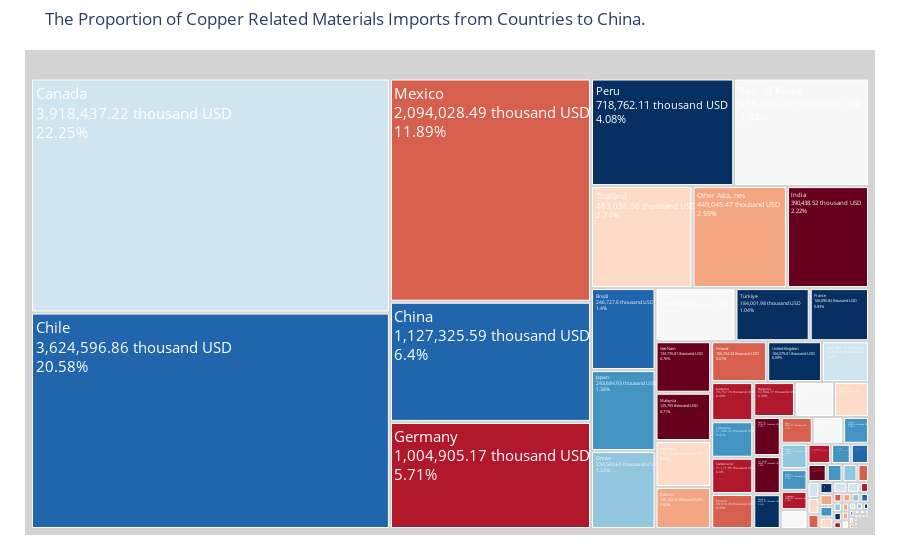
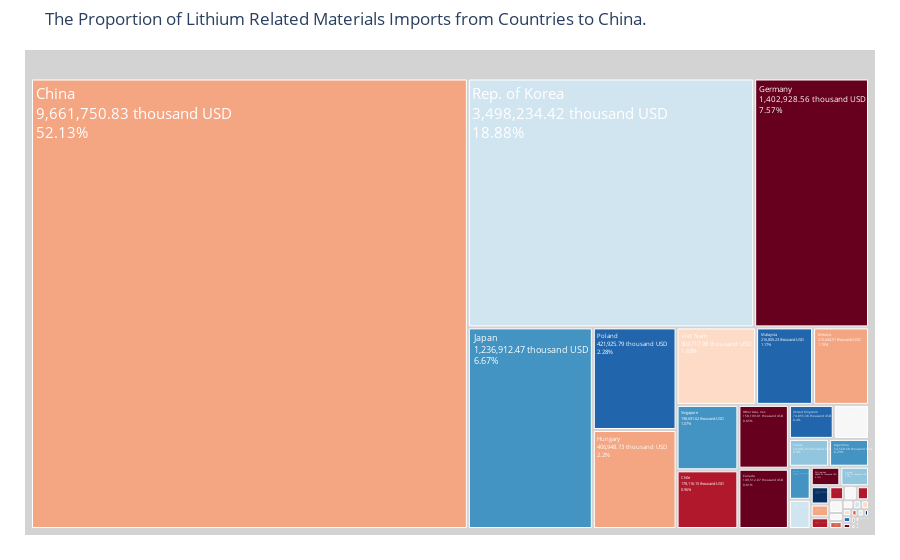
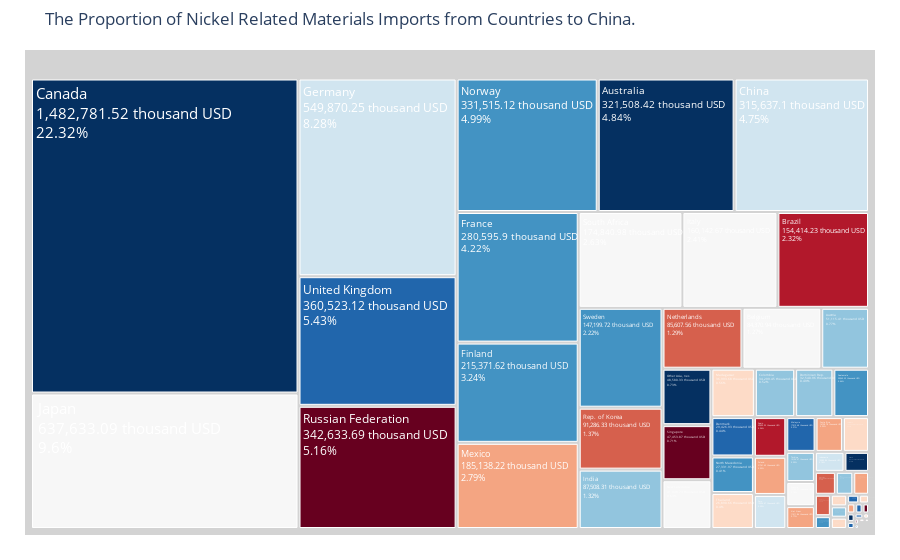
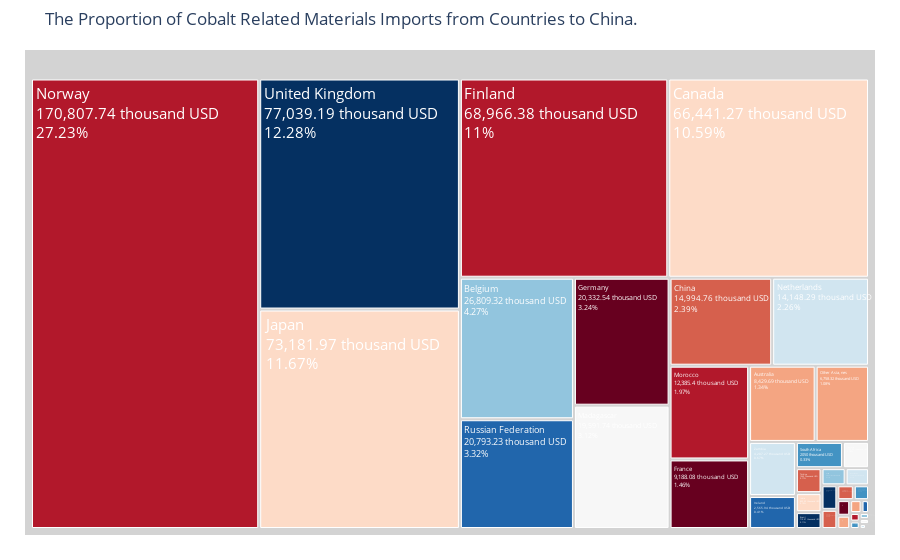

These figures' notebook cell, in order:
### Code cell
import_tree_diagram(CriticalMaterials,all_data_code,country_code,product_code,target_country_name)

### Figure 1 — Plotly figure (JSON) as saved in the notebook; plotly's stock layout.template omitted (floating-point values rounded to 4 significant figures; data arrays with more than 128 entries replaced by an {"elided": "..."} marker saying what was removed)
{"data": [{"branchvalues": "total", "customdata": {"elided": "136x2 mixed values"}, "domain": {"x": [0, 1], "y": [0, 1]}, "hovertemplate": "labels=%{label}<br>import_value=%{value}<br>parent=%{parent}<br>id=%{id}<br>percentage=%{customdata[0]}<br>country=%{customdata[1]}<extra></extra>", "ids": {"elided": "136 str values"}, "labels": {"elided": "136 str values"}, "marker": {"colors": {"elided": "136 str values"}}, "name": "", "parents": {"elided": "136 str values"}, "root": {"color": "lightgrey"}, "textfont": {"color": "white", "size": 15}, "texttemplate": "%{label}<br>%{value} thousand USD<br>%{customdata[0]}%", "type": "treemap", "values": {"elided": "136 float values"}}], "layout": {"legend": {"tracegroupgap": 0}, "margin": {"b": 25, "l": 25, "r": 25, "t": 50}, "title": {"text": "The Proportion of Copper Related Materials Imports from Countries to China."}, "treemapcolorway": ["rgb(103,0,31)", "rgb(178,24,43)", "rgb(214,96,77)", "rgb(244,165,130)", "rgb(253,219,199)", "rgb(247,247,247)", "rgb(209,229,240)", "rgb(146,197,222)", "rgb(67,147,195)", "rgb(33,102,172)", "rgb(5,48,97)"]}}

### Figure 2 — Plotly figure (JSON) as saved in the notebook; plotly's stock layout.template omitted (floating-point values rounded to 4 significant figures; data arrays with more than 128 entries replaced by an {"elided": "..."} marker saying what was removed)
{"data": [{"branchvalues": "total", "customdata": {"elided": "92x2 mixed values"}, "domain": {"x": [0, 1], "y": [0, 1]}, "hovertemplate": "labels=%{label}<br>import_value=%{value}<br>parent=%{parent}<br>id=%{id}<br>percentage=%{customdata[0]}<br>country=%{customdata[1]}<extra></extra>", "ids": ["Canada", "Chile", "Croatia", "South Africa", "Panama", "Switzerland", "Rep. of Korea", "Mali", "Guatemala", "Slovakia", "United Arab Emirates", "United Rep. of Tanzania", "Sri Lanka", "Greece", "Lithuania", "Romania", "Botswana", "Spain", "Bolivia (Plurinational State of)", "Argentina", "Colombia", "Ireland", "Jordan", "Latvia", "Oman", "Hungary", "Ecuador", "Portugal", "Peru", "Türkiye", "Kazakhstan", "United Kingdom", "China, Hong Kong SAR", "Cameroon", "Austria", "India", "Mexico", "Bahrain", "Israel", "El Salvador", "Cayman Isds", "Singapore", "Iceland", "Bulgaria", "Cyprus", "Sweden", "Azerbaijan", "Netherlands", "Thailand", "Norway", "Kenya", "Malta", "Luxembourg", "Malaysia", "Belarus", "Other Asia, nes", "Montenegro", "Belgium", "Slovenia", "Viet Nam", "Costa Rica", "Iraq", "Dominican Rep.", "Russian Federation", "Bosnia Herzegovina", "New Zealand", "Philippines", "Uruguay", "Namibia", "China", "Bahamas", "Estonia", "Australia", "France", "Indonesia", "Pakistan", "Bermuda", "Germany", "Italy", "Kuwait", "Ethiopia", "Serbia", "Denmark", "Czechia", "Finland", "Japan", "Poland", "Jamaica", "Brazil", "Ukraine", "Paraguay", "Barbados"], "labels": ["Canada", "Chile", "Croatia", "South Africa", "Panama", "Switzerland", "Rep. of Korea", "Mali", "Guatemala", "Slovakia", "United Arab Emirates", "United Rep. of Tanzania", "Sri Lanka", "Greece", "Lithuania", "Romania", "Botswana", "Spain", "Bolivia (Plurinational State of)", "Argentina", "Colombia", "Ireland", "Jordan", "Latvia", "Oman", "Hungary", "Ecuador", "Portugal", "Peru", "Türkiye", "Kazakhstan", "United Kingdom", "China, Hong Kong SAR", "Cameroon", "Austria", "India", "Mexico", "Bahrain", "Israel", "El Salvador", "Cayman Isds", "Singapore", "Iceland", "Bulgaria", "Cyprus", "Sweden", "Azerbaijan", "Netherlands", "Thailand", "Norway", "Kenya", "Malta", "Luxembourg", "Malaysia", "Belarus", "Other Asia, nes", "Montenegro", "Belgium", "Slovenia", "Viet Nam", "Costa Rica", "Iraq", "Dominican Rep.", "Russian Federation", "Bosnia Herzegovina", "New Zealand", "Philippines", "Uruguay", "Namibia", "China", "Bahamas", "Estonia", "Australia", "France", "Indonesia", "Pakistan", "Bermuda", "Germany", "Italy", "Kuwait", "Ethiopia", "Serbia", "Denmark", "Czechia", "Finland", "Japan", "Poland", "Jamaica", "Brazil", "Ukraine", "Paraguay", "Barbados"], "marker": {"colors": ["rgb(103,0,31)", "rgb(178,24,43)", "rgb(214,96,77)", "rgb(244,165,130)", "rgb(253,219,199)", "rgb(247,247,247)", "rgb(209,229,240)", "rgb(146,197,222)", "rgb(67,147,195)", "rgb(33,102,172)", "rgb(5,48,97)", "rgb(103,0,31)", "rgb(178,24,43)", "rgb(214,96,77)", "rgb(244,165,130)", "rgb(253,219,199)", "rgb(247,247,247)", "rgb(209,229,240)", "rgb(146,197,222)", "rgb(67,147,195)", "rgb(33,102,172)", "rgb(5,48,97)", "rgb(103,0,31)", "rgb(178,24,43)", "rgb(214,96,77)", "rgb(244,165,130)", "rgb(253,219,199)", "rgb(247,247,247)", "rgb(209,229,240)", "rgb(146,197,222)", "rgb(67,147,195)", "rgb(33,102,172)", "rgb(5,48,97)", "rgb(103,0,31)", "rgb(178,24,43)", "rgb(214,96,77)", "rgb(244,165,130)", "rgb(253,219,199)", "rgb(247,247,247)", "rgb(209,229,240)", "rgb(146,197,222)", "rgb(67,147,195)", "rgb(33,102,172)", "rgb(5,48,97)", "rgb(103,0,31)", "rgb(178,24,43)", "rgb(214,96,77)", "rgb(244,165,130)", "rgb(253,219,199)", "rgb(247,247,247)", "rgb(209,229,240)", "rgb(146,197,222)", "rgb(67,147,195)", "rgb(33,102,172)", "rgb(5,48,97)", "rgb(103,0,31)", "rgb(178,24,43)", "rgb(214,96,77)", "rgb(244,165,130)", "rgb(253,219,199)", "rgb(247,247,247)", "rgb(209,229,240)", "rgb(146,197,222)", "rgb(67,147,195)", "rgb(33,102,172)", "rgb(5,48,97)", "rgb(103,0,31)", "rgb(178,24,43)", "rgb(214,96,77)", "rgb(244,165,130)", "rgb(253,219,199)", "rgb(247,247,247)", "rgb(209,229,240)", "rgb(146,197,222)", "rgb(67,147,195)", "rgb(33,102,172)", "rgb(5,48,97)", "rgb(103,0,31)", "rgb(178,24,43)", "rgb(214,96,77)", "rgb(244,165,130)", "rgb(253,219,199)", "rgb(247,247,247)", "rgb(209,229,240)", "rgb(146,197,222)", "rgb(67,147,195)", "rgb(33,102,172)", "rgb(5,48,97)", "rgb(103,0,31)", "rgb(178,24,43)", "rgb(214,96,77)", "rgb(244,165,130)"]}, "name": "", "parents": ["", "", "", "", "", "", "", "", "", "", "", "", "", "", "", "", "", "", "", "", "", "", "", "", "", "", "", "", "", "", "", "", "", "", "", "", "", "", "", "", "", "", "", "", "", "", "", "", "", "", "", "", "", "", "", "", "", "", "", "", "", "", "", "", "", "", "", "", "", "", "", "", "", "", "", "", "", "", "", "", "", "", "", "", "", "", "", "", "", "", "", ""], "root": {"color": "lightgrey"}, "textfont": {"color": "white", "size": 15}, "texttemplate": "%{label}<br>%{value} thousand USD<br>%{customdata[0]}%", "type": "treemap", "values": [149500.0, 178100.0, 353.2, 354.8, 25.24, 8696.0, 3498000.0, 34.72, 165.1, 2865.0, 530.8, 0.64, 5.16, 1613.0, 347.5, 2959.0, 2.72, 3391.0, 0.61, 54570.0, 640.3, 1896.0, 96.35, 211.6, 8.92, 406900.0, 27.89, 4587.0, 126.4, 527.1, 1.6, 74860.0, 16600.0, 11.72, 10670.0, 5260.0, 212600.0, 2.13, 58860.0, 1.33, 3.37, 198700.0, 571.6, 352.8, 52.65, 8443.0, 3.38, 11620.0, 3391.0, 8442.0, 59.68, 153.2, 281.0, 216800.0, 254.6, 158200.0, 3.39, 2294.0, 540.1, 302700.0, 390.0, 5.05, 23.84, 1077.0, 0.05, 1026.0, 28430.0, 28.32, 0.01, 9662000.0, 31.71, 388.3, 31260.0, 54910.0, 35430.0, 72.07, 4.29, 1403000.0, 10300.0, 367.9, 0.31, 33.55, 5302.0, 2248.0, 27450.0, 1237000.0, 421900.0, 2.67, 2533.0, 24.05, 0.02, 12.06]}], "layout": {"legend": {"tracegroupgap": 0}, "margin": {"b": 25, "l": 25, "r": 25, "t": 50}, "title": {"text": "The Proportion of Lithium Related Materials Imports from Countries to China."}, "treemapcolorway": ["rgb(103,0,31)", "rgb(178,24,43)", "rgb(214,96,77)", "rgb(244,165,130)", "rgb(253,219,199)", "rgb(247,247,247)", "rgb(209,229,240)", "rgb(146,197,222)", "rgb(67,147,195)", "rgb(33,102,172)", "rgb(5,48,97)"]}}

### Figure 3 — Plotly figure (JSON) as saved in the notebook; plotly's stock layout.template omitted (floating-point values rounded to 4 significant figures; data arrays with more than 128 entries replaced by an {"elided": "..."} marker saying what was removed)
{"data": [{"branchvalues": "total", "customdata": {"elided": "99x2 mixed values"}, "domain": {"x": [0, 1], "y": [0, 1]}, "hovertemplate": "labels=%{label}<br>import_value=%{value}<br>parent=%{parent}<br>id=%{id}<br>percentage=%{customdata[0]}<br>country=%{customdata[1]}<extra></extra>", "ids": ["Singapore", "Iraq", "Belarus", "Costa Rica", "Slovakia", "Slovenia", "Suriname", "Colombia", "Malta", "United Kingdom", "Canada", "Jordan", "Spain", "Afghanistan", "Tunisia", "Nigeria", "Belgium", "Kazakhstan", "Dominican Rep.", "Guatemala", "Pakistan", "Sri Lanka", "Hungary", "El Salvador", "Ecuador", "Trinidad and Tobago", "Romania", "New Caledonia", "Indonesia", "Türkiye", "Br. Virgin Isds", "Bolivia (Plurinational State of)", "Australia", "Portugal", "Egypt", "Rep. of Korea", "Poland", "Madagascar", "Paraguay", "China", "India", "Sweden", "Malaysia", "Ireland", "Cambodia", "Panama", "Argentina", "Namibia", "Switzerland", "Italy", "Nicaragua", "New Zealand", "North Macedonia", "Denmark", "Greece", "Russian Federation", "Brazil", "Netherlands", "Viet Nam", "China, Hong Kong SAR", "Czechia", "Serbia", "Zambia", "United Arab Emirates", "Morocco", "Estonia", "Bahamas", "Luxembourg", "Croatia", "Mexico", "Thailand", "South Africa", "Germany", "Israel", "France", "Saudi Arabia", "Chile", "Latvia", "Azerbaijan", "Kuwait", "Philippines", "Curaçao", "Japan", "Peru", "Bulgaria", "Finland", "Oman", "Other Asia, nes", "Cayman Isds", "Guinea", "Ethiopia", "Niger", "Lithuania", "Guyana", "Jamaica", "Austria", "Norway", "Iceland", "Uruguay"], "labels": ["Singapore", "Iraq", "Belarus", "Costa Rica", "Slovakia", "Slovenia", "Suriname", "Colombia", "Malta", "United Kingdom", "Canada", "Jordan", "Spain", "Afghanistan", "Tunisia", "Nigeria", "Belgium", "Kazakhstan", "Dominican Rep.", "Guatemala", "Pakistan", "Sri Lanka", "Hungary", "El Salvador", "Ecuador", "Trinidad and Tobago", "Romania", "New Caledonia", "Indonesia", "Türkiye", "Br. Virgin Isds", "Bolivia (Plurinational State of)", "Australia", "Portugal", "Egypt", "Rep. of Korea", "Poland", "Madagascar", "Paraguay", "China", "India", "Sweden", "Malaysia", "Ireland", "Cambodia", "Panama", "Argentina", "Namibia", "Switzerland", "Italy", "Nicaragua", "New Zealand", "North Macedonia", "Denmark", "Greece", "Russian Federation", "Brazil", "Netherlands", "Viet Nam", "China, Hong Kong SAR", "Czechia", "Serbia", "Zambia", "United Arab Emirates", "Morocco", "Estonia", "Bahamas", "Luxembourg", "Croatia", "Mexico", "Thailand", "South Africa", "Germany", "Israel", "France", "Saudi Arabia", "Chile", "Latvia", "Azerbaijan", "Kuwait", "Philippines", "Curaçao", "Japan", "Peru", "Bulgaria", "Finland", "Oman", "Other Asia, nes", "Cayman Isds", "Guinea", "Ethiopia", "Niger", "Lithuania", "Guyana", "Jamaica", "Austria", "Norway", "Iceland", "Uruguay"], "marker": {"colors": ["rgb(103,0,31)", "rgb(178,24,43)", "rgb(214,96,77)", "rgb(244,165,130)", "rgb(253,219,199)", "rgb(247,247,247)", "rgb(209,229,240)", "rgb(146,197,222)", "rgb(67,147,195)", "rgb(33,102,172)", "rgb(5,48,97)", "rgb(103,0,31)", "rgb(178,24,43)", "rgb(214,96,77)", "rgb(244,165,130)", "rgb(253,219,199)", "rgb(247,247,247)", "rgb(209,229,240)", "rgb(146,197,222)", "rgb(67,147,195)", "rgb(33,102,172)", "rgb(5,48,97)", "rgb(103,0,31)", "rgb(178,24,43)", "rgb(214,96,77)", "rgb(244,165,130)", "rgb(253,219,199)", "rgb(247,247,247)", "rgb(209,229,240)", "rgb(146,197,222)", "rgb(67,147,195)", "rgb(33,102,172)", "rgb(5,48,97)", "rgb(103,0,31)", "rgb(178,24,43)", "rgb(214,96,77)", "rgb(244,165,130)", "rgb(253,219,199)", "rgb(247,247,247)", "rgb(209,229,240)", "rgb(146,197,222)", "rgb(67,147,195)", "rgb(33,102,172)", "rgb(5,48,97)", "rgb(103,0,31)", "rgb(178,24,43)", "rgb(214,96,77)", "rgb(244,165,130)", "rgb(253,219,199)", "rgb(247,247,247)", "rgb(209,229,240)", "rgb(146,197,222)", "rgb(67,147,195)", "rgb(33,102,172)", "rgb(5,48,97)", "rgb(103,0,31)", "rgb(178,24,43)", "rgb(214,96,77)", "rgb(244,165,130)", "rgb(253,219,199)", "rgb(247,247,247)", "rgb(209,229,240)", "rgb(146,197,222)", "rgb(67,147,195)", "rgb(33,102,172)", "rgb(5,48,97)", "rgb(103,0,31)", "rgb(178,24,43)", "rgb(214,96,77)", "rgb(244,165,130)", "rgb(253,219,199)", "rgb(247,247,247)", "rgb(209,229,240)", "rgb(146,197,222)", "rgb(67,147,195)", "rgb(33,102,172)", "rgb(5,48,97)", "rgb(103,0,31)", "rgb(178,24,43)", "rgb(214,96,77)", "rgb(244,165,130)", "rgb(253,219,199)", "rgb(247,247,247)", "rgb(209,229,240)", "rgb(146,197,222)", "rgb(67,147,195)", "rgb(33,102,172)", "rgb(5,48,97)", "rgb(103,0,31)", "rgb(178,24,43)", "rgb(214,96,77)", "rgb(244,165,130)", "rgb(253,219,199)", "rgb(247,247,247)", "rgb(209,229,240)", "rgb(146,197,222)", "rgb(67,147,195)", "rgb(33,102,172)", "rgb(5,48,97)"]}, "name": "", "parents": ["", "", "", "", "", "", "", "", "", "", "", "", "", "", "", "", "", "", "", "", "", "", "", "", "", "", "", "", "", "", "", "", "", "", "", "", "", "", "", "", "", "", "", "", "", "", "", "", "", "", "", "", "", "", "", "", "", "", "", "", "", "", "", "", "", "", "", "", "", "", "", "", "", "", "", "", "", "", "", "", "", "", "", "", "", "", "", "", "", "", "", "", "", "", "", "", "", "", ""], "root": {"color": "lightgrey"}, "textfont": {"color": "white", "size": 15}, "texttemplate": "%{label}<br>%{value} thousand USD<br>%{customdata[0]}%", "type": "treemap", "values": [47450.0, 5.05, 5.3, 16740.0, 3320.0, 39.38, 71.84, 34300.0, 21.36, 360500.0, 1483000.0, 448.4, 22600.0, 12.69, 1430.0, 519.3, 84370.0, 5.01, 32540.0, 30360.0, 787.1, 79.94, 1128.0, 350.5, 3.72, 142.6, 1513.0, 41950.0, 10390.0, 15160.0, 2.5, 929.3, 321500.0, 17.69, 24.81, 91290.0, 21740.0, 36990.0, 8.87, 315600.0, 87510.0, 147200.0, 17920.0, 1112.0, 6.29, 3.96, 8465.0, 0.01, 15950.0, 160100.0, 0, 14.61, 27330.0, 29430.0, 30.43, 342600.0, 154400.0, 85610.0, 11510.0, 3241.0, 12130.0, 37.72, 0.03, 3603.0, 352.2, 8616.0, 11.26, 100.5, 58.61, 185100.0, 26890.0, 174800.0, 549900.0, 6996.0, 280600.0, 1838.0, 106.4, 145.2, 11.57, 6029.0, 6334.0, 6.22, 637600.0, 19400.0, 3247.0, 215400.0, 1284.0, 48580.0, 3.37, 28.36, 3.21, 3.08, 261.5, 33.42, 47.35, 51120.0, 331500.0, 39.98, 91.95]}], "layout": {"legend": {"tracegroupgap": 0}, "margin": {"b": 25, "l": 25, "r": 25, "t": 50}, "title": {"text": "The Proportion of Nickel Related Materials Imports from Countries to China."}, "treemapcolorway": ["rgb(103,0,31)", "rgb(178,24,43)", "rgb(214,96,77)", "rgb(244,165,130)", "rgb(253,219,199)", "rgb(247,247,247)", "rgb(209,229,240)", "rgb(146,197,222)", "rgb(67,147,195)", "rgb(33,102,172)", "rgb(5,48,97)"]}}

### Figure 4 — Plotly figure (JSON) as saved in the notebook; plotly's stock layout.template omitted (floating-point values rounded to 4 significant figures)
{"data": [{"branchvalues": "total", "customdata": [[0, "Hungary"], [1.97, "Morocco"], [2.39, "China"], [0.05, "Mexico"], [10.59, "Canada"], [0, "Denmark"], [0.67, "Zambia"], [0, "Slovakia"], [0.33, "South Africa"], [0.03, "Viet Nam"], [0.11, "Brazil"], [3.24, "Germany"], [0.02, "Costa Rica"], [0.17, "Türkiye"], [0.04, "Malaysia"], [0, "Israel"], [0.01, "United Arab Emirates"], [0.11, "Rep. of Korea"], [4.27, "Belgium"], [0.02, "Czechia"], [3.32, "Russian Federation"], [0.1, "Romania"], [1.46, "France"], [11, "Finland"], [0.08, "Spain"], [1.34, "Australia"], [0.13, "India"], [0.18, "Tunisia"], [2.26, "Netherlands"], [0.01, "New Caledonia"], [0, "Colombia"], [0, "Poland"], [12.28, "United Kingdom"], [0.05, "Italy"], [27.23, "Norway"], [0.06, "Switzerland"], [1.08, "Other Asia, nes"], [11.67, "Japan"], [3.12, "Madagascar"], [0.01, "Sweden"], [0.11, "Austria"], [0.06, "Singapore"], [0.41, "Ireland"]], "domain": {"x": [0, 1], "y": [0, 1]}, "hovertemplate": "labels=%{label}<br>import_value=%{value}<br>parent=%{parent}<br>id=%{id}<br>percentage=%{customdata[0]}<br>country=%{customdata[1]}<extra></extra>", "ids": ["Hungary", "Morocco", "China", "Mexico", "Canada", "Denmark", "Zambia", "Slovakia", "South Africa", "Viet Nam", "Brazil", "Germany", "Costa Rica", "Türkiye", "Malaysia", "Israel", "United Arab Emirates", "Rep. of Korea", "Belgium", "Czechia", "Russian Federation", "Romania", "France", "Finland", "Spain", "Australia", "India", "Tunisia", "Netherlands", "New Caledonia", "Colombia", "Poland", "United Kingdom", "Italy", "Norway", "Switzerland", "Other Asia, nes", "Japan", "Madagascar", "Sweden", "Austria", "Singapore", "Ireland"], "labels": ["Hungary", "Morocco", "China", "Mexico", "Canada", "Denmark", "Zambia", "Slovakia", "South Africa", "Viet Nam", "Brazil", "Germany", "Costa Rica", "Türkiye", "Malaysia", "Israel", "United Arab Emirates", "Rep. of Korea", "Belgium", "Czechia", "Russian Federation", "Romania", "France", "Finland", "Spain", "Australia", "India", "Tunisia", "Netherlands", "New Caledonia", "Colombia", "Poland", "United Kingdom", "Italy", "Norway", "Switzerland", "Other Asia, nes", "Japan", "Madagascar", "Sweden", "Austria", "Singapore", "Ireland"], "marker": {"colors": ["rgb(103,0,31)", "rgb(178,24,43)", "rgb(214,96,77)", "rgb(244,165,130)", "rgb(253,219,199)", "rgb(247,247,247)", "rgb(209,229,240)", "rgb(146,197,222)", "rgb(67,147,195)", "rgb(33,102,172)", "rgb(5,48,97)", "rgb(103,0,31)", "rgb(178,24,43)", "rgb(214,96,77)", "rgb(244,165,130)", "rgb(253,219,199)", "rgb(247,247,247)", "rgb(209,229,240)", "rgb(146,197,222)", "rgb(67,147,195)", "rgb(33,102,172)", "rgb(5,48,97)", "rgb(103,0,31)", "rgb(178,24,43)", "rgb(214,96,77)", "rgb(244,165,130)", "rgb(253,219,199)", "rgb(247,247,247)", "rgb(209,229,240)", "rgb(146,197,222)", "rgb(67,147,195)", "rgb(33,102,172)", "rgb(5,48,97)", "rgb(103,0,31)", "rgb(178,24,43)", "rgb(214,96,77)", "rgb(244,165,130)", "rgb(253,219,199)", "rgb(247,247,247)", "rgb(209,229,240)", "rgb(146,197,222)", "rgb(67,147,195)", "rgb(33,102,172)"]}, "name": "", "parents": ["", "", "", "", "", "", "", "", "", "", "", "", "", "", "", "", "", "", "", "", "", "", "", "", "", "", "", "", "", "", "", "", "", "", "", "", "", "", "", "", "", "", ""], "root": {"color": "lightgrey"}, "textfont": {"color": "white", "size": 15}, "texttemplate": "%{label}<br>%{value} thousand USD<br>%{customdata[0]}%", "type": "treemap", "values": [5.46, 12390.0, 14990.0, 282.7, 66440.0, 1.11, 4207.0, 3.75, 2050, 159.0, 719.1, 20330.0, 134.7, 1063, 244.2, 3.75, 77.46, 664.8, 26810.0, 119.1, 20790.0, 643.8, 9188.0, 68970.0, 503, 8430.0, 809.1, 1136.0, 14150.0, 92.31, 0.16, 10.3, 77040.0, 332.2, 170800.0, 406.1, 6758.0, 73180.0, 19590.0, 51.71, 685.6, 373.4, 2566.0]}], "layout": {"legend": {"tracegroupgap": 0}, "margin": {"b": 25, "l": 25, "r": 25, "t": 50}, "title": {"text": "The Proportion of Cobalt Related Materials Imports from Countries to China."}, "treemapcolorway": ["rgb(103,0,31)", "rgb(178,24,43)", "rgb(214,96,77)", "rgb(244,165,130)", "rgb(253,219,199)", "rgb(247,247,247)", "rgb(209,229,240)", "rgb(146,197,222)", "rgb(67,147,195)", "rgb(33,102,172)", "rgb(5,48,97)"]}}
